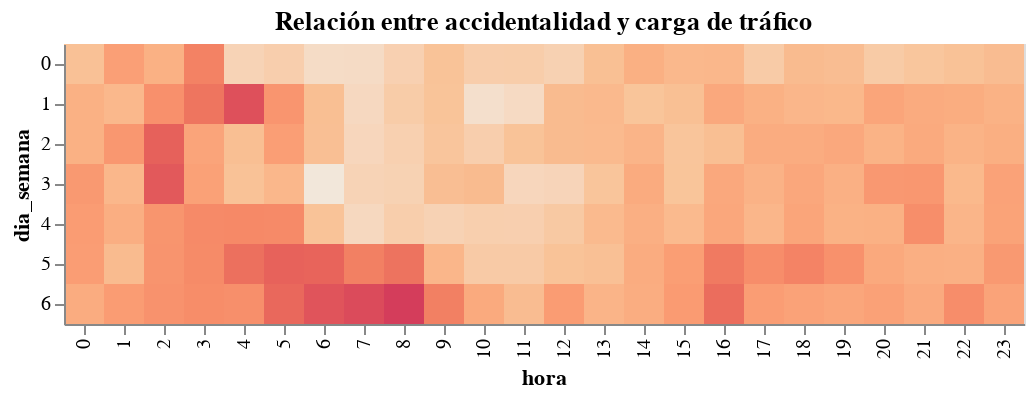

Source (notebook cell):
### Markdown cell above
**3. We create a simple heatmap to display the results.**

### Code cell
alt.Chart(data_at).mark_rect().encode(
    x = 'hora:O',
    y = 'dia_semana:O',
    color = alt.Color('Accidentalidad:Q',
                         scale = alt.Scale(scheme = 'lightorange'), legend = None)
    ).properties(title = 'Relación entre accidentalidad y carga de tráfico')

### Figure 1 — Vega-Lite specification as saved in the notebook (floating-point values rounded to 4 significant figures; data arrays with more than 128 entries replaced by an {"elided": "..."} marker saying what was removed)
{"config": {"view": {"continuousWidth": 400, "continuousHeight": 300}}, "data": {"name": "data-fa29b47136c965480b4c6c4716d32e24"}, "mark": "rect", "encoding": {"color": {"type": "quantitative", "field": "Accidentalidad", "legend": null, "scale": {"scheme": "lightorange"}}, "x": {"type": "ordinal", "field": "hora"}, "y": {"type": "ordinal", "field": "dia_semana"}}, "title": "Relación entre accidentalidad y carga de tráfico", "$schema": "https://vega.github.io/schema/vega-lite/v4.8.1.json", "datasets": {"data-fa29b47136c965480b4c6c4716d32e24": {"elided": "168 records"}}}
